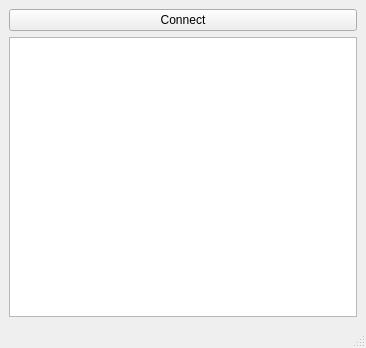
<?xml version="1.0" encoding="UTF-8"?>
<ui version="4.0">
 <class>myClient</class>
 <widget class="QMainWindow" name="myClient">
  <property name="geometry">
   <rect>
    <x>0</x>
    <y>0</y>
    <width>366</width>
    <height>348</height>
   </rect>
  </property>
  <property name="windowTitle">
   <string>myClient</string>
  </property>
  <widget class="QWidget" name="centralwidget">
   <layout class="QVBoxLayout" name="verticalLayout">
    <item>
     <widget class="QPushButton" name="pbnConnect">
      <property name="text">
       <string>Connect</string>
      </property>
     </widget>
    </item>
    <item>
     <widget class="QTextEdit" name="ted"/>
    </item>
   </layout>
  </widget>
  <widget class="QMenuBar" name="menubar">
   <property name="geometry">
    <rect>
     <x>0</x>
     <y>0</y>
     <width>366</width>
     <height>25</height>
    </rect>
   </property>
  </widget>
  <widget class="QStatusBar" name="statusbar"/>
 </widget>
 <resources/>
 <connections/>
</ui>
